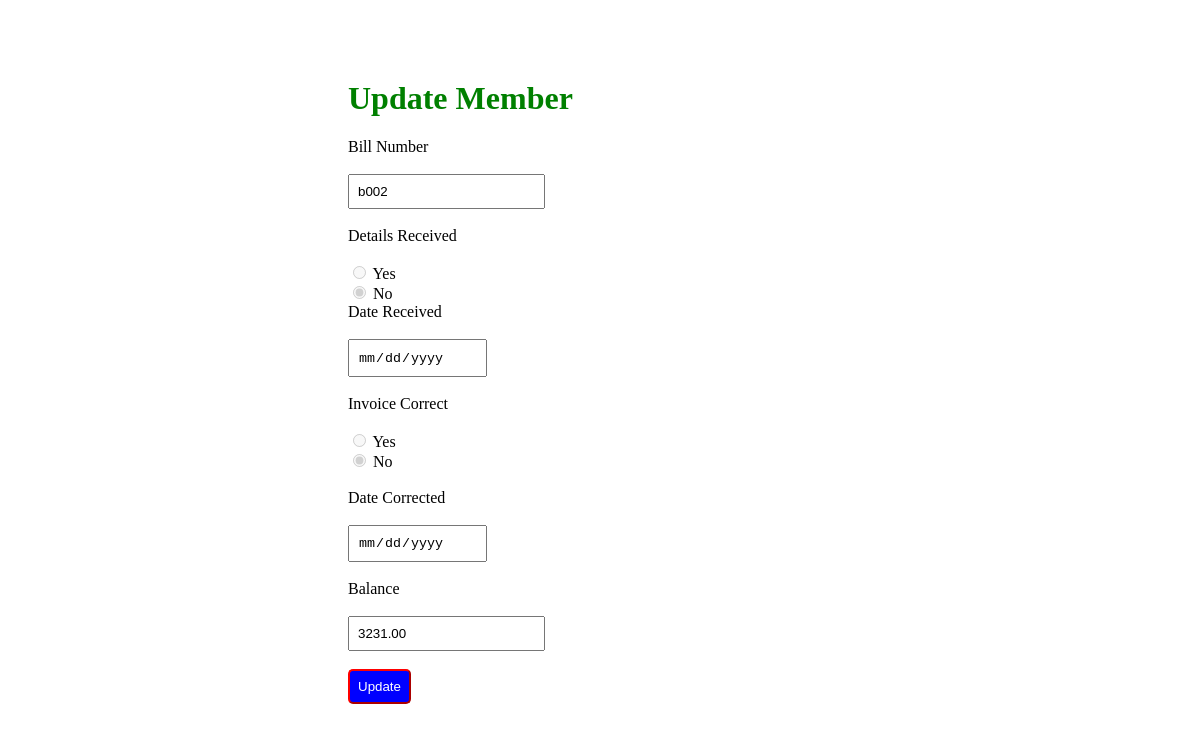
The app's page /update/2/ with its own data.
### myapp/models.py (models this page shows)
class Member(models.Model):
    bill_number = models.CharField(max_length=100, unique = True)
    details_received = models.BooleanField(default = False)
    date_received = models.DateField(null=True, blank=True)
    invoice_correct = models.BooleanField(null = True)
    date_corrected = models.DateField(null=True, blank=True)
    balance = models.DecimalField(max_digits=10, decimal_places=2)

### myapp/views.py (the view)
# urls.py: path('update/<int:id>/',views.update,name="update"),
def update(request,id):
    mem=Member.objects.get(id=id)
    return render(request,'update.html',{'mem':mem})

### myapp/templates/update.html (shortened to what this page needs)
<!DOCTYPE html>
<html lang="en">
<head>
</head>
{% load static %}
<link rel="stylesheet" href="{% static 'style.css' %}">
<body>
    <div class="container2">
        <h1>Update Member</h1>
<form action="{% url 'uprec' mem.id %}" method="post">
    <label for="bill_number">Bill Number</label><br><br>
    <input type="text" name="bill_number" id="bill_number" value="{{ mem.bill_number }}"
        {% if mem.bill_number %}readonly{% endif %}><br><br>
    <label>Details Received</label><br><br>
    <input type="radio" name="details_received" id="details_received_yes" value = "yes"
           {% if mem.date_received %}disabled{% endif %}>
    <label for="details_received_yes">Yes</label><br>
    <input type="radio" name="details_received" id="details_received_no" value = "no"
           {% if not mem.details_received %}checked{% endif %}
           {% if mem.date_received %}disabled{% endif %}>
    <label for="details_received_no">No</label><br>
    <label for="date_received">Date Received</label><br><br>
    <input type="date" name="date_received" id="date_received" value="{{ mem.date_received|default_if_none:'' }}" readonly><br><br>
    <label>Invoice Correct</label><br><br>
<input type="radio" name="invoice_correct" id="invoice_correct_yes" value="yes"
    {% if mem.date_corrected %}disabled{% endif %}>
<label for="invoice_correct_yes">Yes</label><br>
<input type="radio" name="invoice_correct" id="invoice_correct_no" value="no"
    {% if not mem.invoice_correct %}checked{% endif %}
    {% if mem.date_corrected %}disabled{% endif %}>
<label for="invoice_correct_no">No</label><br><br>
    <label for="date_corrected">Date Corrected</label><br><br>
    <input type="date" name="date_corrected" id="date_corrected" value="{{ mem.date_corrected|default_if_none:'' }}" readonly><br><br>
    <label for="balance">Balance</label><br><br>
    <input type="number" name="balance" id="balance" step="0.01" value="{{ mem.balance }}"><br><br>
    <button type="submit" id="new1">Update</button>
</form>
    </div>
</body>
</html>

### myapp/static/style.css (style rules this page uses)
.container2 #new1 { background-color: blue; border-color: red; border-radius: 5px; padding: 8px; color: white; }
h1 { color: green; }
.container2 input { padding: 8px; }
.container2 { margin: 80px 240px 60px 240px; padding: 0px 100px 100px 100px; }

### records on screen
Member: bill_number "b002", date_received "☐ Yes", date_received "☑ No", date_corrected "☐ Yes", date_corrected "☑ No", balance "3231.00"
